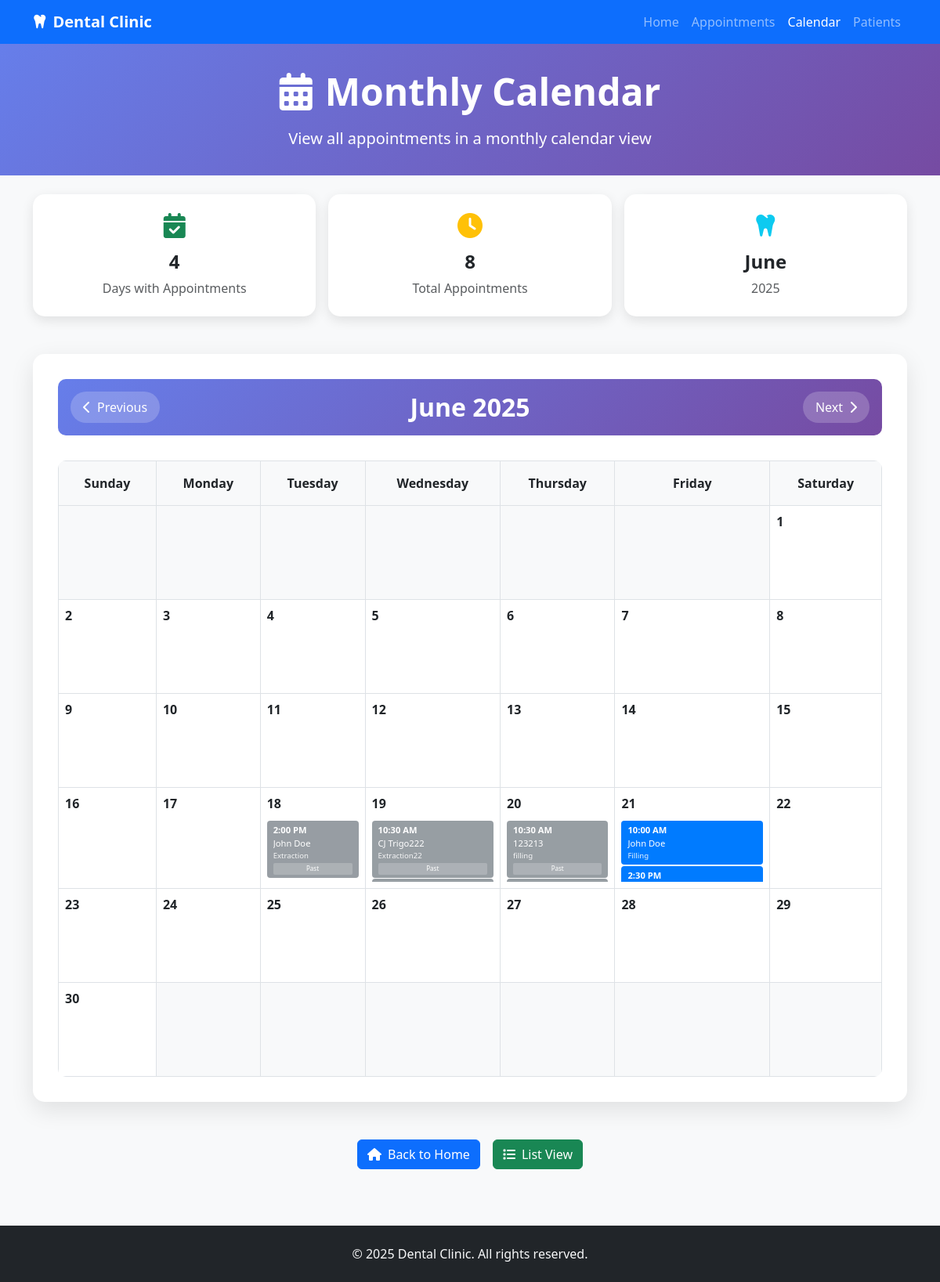
/calendar, run on the app's committed database.
### tables this page shows
CREATE TABLE "Appointments" (
                    ID INTEGER PRIMARY KEY AUTOINCREMENT,
                    PatientName TEXT NOT NULL,
                    Contact TEXT NOT NULL,
                    Date TEXT NOT NULL,
                    Time TEXT NOT NULL,
                    DentalCare TEXT NOT NULL
                );

### app.py (the view)
@app.route('/calendar')
def calendar_view():
    year = int(request.args.get('year', date.today().year))
    month = int(request.args.get('month', date.today().month))
    cal = calendar.monthcalendar(year, month)
    month_name = calendar.month_name[month]
    conn = sqlite3.connect(DB_FILE)
    cursor = conn.cursor()
    start_date = f"{year:04d}-{month:02d}-01"
    if month == 12:
        end_date = f"{year+1:04d}-01-01"
    else:
        end_date = f"{year:04d}-{month+1:02d}-01"
    cursor.execute("""
        SELECT * FROM Appointments
        WHERE Date >= ? AND Date < ?
        ORDER BY Date, Time
    """, (start_date, end_date))
    appointments = cursor.fetchall()
    conn.close()
    appointments_by_date = {}
    total_appointments = 0
    for appointment in appointments:
        app_date = appointment[3]  # Date field
        if app_date not in appointments_by_date:
            appointments_by_date[app_date] = []
        appointments_by_date[app_date].append(appointment)
        total_appointments += 1
    prev_month = month - 1 if month > 1 else 12
    prev_year = year if month > 1 else year - 1
    next_month = month + 1 if month < 12 else 1
    next_year = year if month < 12 else year + 1
    current_datetime = datetime.now().strftime('%Y-%m-%d %H:%M')
    return render_template('calendar.html',
                         calendar=cal,
                         month_name=month_name,
                         year=year,
                         month=month,
                         appointments_by_date=appointments_by_date,
                         total_appointments=total_appointments,
                         prev_month=prev_month,
                         prev_year=prev_year,
                         next_month=next_month,
                         next_year=next_year,
                         current_datetime=current_datetime)

### app.py (called while the page is built)
@app.template_filter('ampm')
def ampm_filter(value):
    try:
        t = datetime.strptime(value, "%H:%M")
        return t.strftime("%I:%M %p").lstrip('0')
    except Exception:
        return value  # fallback if parsing fails

### templates/calendar.html (shortened to what this page needs)
<!DOCTYPE html>
<html lang="en">
<head>
    <link href="https://cdn.jsdelivr.net/npm/bootstrap@5.3.0/dist/css/bootstrap.min.css" rel="stylesheet">
    <link href="https://cdnjs.cloudflare.com/ajax/libs/font-awesome/6.4.0/css/all.min.css" rel="stylesheet">
</head>
<body class="bg-light">
    <nav class="navbar navbar-expand-lg navbar-dark bg-primary">
        <div class="container">
            <a class="navbar-brand fw-bold" href="/">
                <i class="fas fa-tooth me-2"></i>Dental Clinic
            </a>
            <div class="collapse navbar-collapse" id="navbarNav">
                <ul class="navbar-nav ms-auto">
                    <li class="nav-item">
                        <a class="nav-link" href="/">Home</a>
                    </li>
                    <li class="nav-item">
                        <a class="nav-link" href="/appointments">Appointments</a>
                    </li>
                    <li class="nav-item">
                        <a class="nav-link active" href="/calendar">Calendar</a>
                    </li>
                    <li class="nav-item">
                        <a class="nav-link" href="/patients">Patients</a>
                    </li>
                </ul>
            </div>
        </div>
    </nav>
    <section class="page-header">
        <div class="container text-center">
            <h1 class="display-5 fw-bold mb-3">
                <i class="fas fa-calendar-alt me-3"></i>Monthly Calendar
            </h1>
            <p class="lead mb-0">View all appointments in a monthly calendar view</p>
        </div>
    </section>
    <section class="py-4">
        <div class="container">
            <div class="row g-3">
                <div class="col-md-4">
                    <div class="stats-card">
                        <i class="fas fa-calendar-check fa-2x text-success mb-3"></i>
                        <h4 class="fw-bold">{{ appointments_by_date|length }}</h4>
                        <p class="text-muted mb-0">Days with Appointments</p>
                    </div>
                </div>
                <div class="col-md-4">
                    <div class="stats-card">
                        <i class="fas fa-clock fa-2x text-warning mb-3"></i>
                        <h4 class="fw-bold">{{ total_appointments }}</h4>
                        <p class="text-muted mb-0">Total Appointments</p>
                    </div>
                </div>
                <div class="col-md-4">
                    <div class="stats-card">
                        <i class="fas fa-tooth fa-2x text-info mb-3"></i>
                        <h4 class="fw-bold">{{ month_name }}</h4>
                        <p class="text-muted mb-0">{{ year }}</p>
                    </div>
                </div>
            </div>
        </div>
    </section>
    <section class="py-4">
        <div class="container">
            <div class="calendar-container">
                <div class="calendar-header">
                    <div class="row align-items-center">
                        <div class="col-md-4">
                            <button type="button" class="nav-btn" onclick="navigateMonth('prev')">
                                <i class="fas fa-chevron-left me-2"></i>Previous
                            </button>
                        </div>
                        <div class="col-md-4 text-center">
                            <h2 class="mb-0 fw-bold">{{ month_name }} {{ year }}</h2>
                        </div>
                        <div class="col-md-4 text-end">
                            <button type="button" class="nav-btn" onclick="navigateMonth('next')">
                                Next<i class="fas fa-chevron-right ms-2"></i>
                            </button>
                        </div>
                    </div>
                </div>
                <div class="calendar-slide-container">
                    <div class="table-responsive">
                        <table class="calendar-table slide-in">
                            <thead>
                                <tr>
                                    <th>Sunday</th>
                                    <th>Monday</th>
                                    <th>Tuesday</th>
                                    <th>Wednesday</th>
                                    <th>Thursday</th>
                                    <th>Friday</th>
                                    <th>Saturday</th>
                                </tr>
                            </thead>
                            <tbody>
                                {% for week in calendar %}
                                <tr>
                                    {% for day in week %}
                                    {% set current_date = "%04d-%02d-%02d"|format(year, month, day) if day != 0 else "" %}
                                    {% set is_today = current_date == today_date if current_date else False %}
                                    {% set has_appointments = current_date in appointments_by_date %}
                                    <td class="{% if day == 0 %}other-month{% elif is_today %}today{% endif %}">
                                        {% if day != 0 %}
                                        <div class="calendar-day">{{ day }}</div>
                                        {% if has_appointments %}
                                            <div class="appointments-container">
                                                {% for appointment in appointments_by_date[current_date] %}
                                                {% set appointment_datetime = appointment[3] + ' ' + appointment[4] %}
                                                {% set is_past_appointment = appointment_datetime < current_datetime %}
                                                <div class="appointment-item {% if is_past_appointment %}past-appointment{% endif %}"
                                                     data-id="{{ appointment[0] }}"
                                                     data-patient="{{ appointment[1] }}"
                                                     data-date="{{ appointment[3] }}"
                                                     data-time="{{ appointment[4] }}"
                                                     data-care="{{ appointment[5] }}"
                                                     data-is-past="{{ 'true' if is_past_appointment else 'false' }}">
                                                    <div class="appointment-time">{{ appointment[4]|ampm }}</div>
                                                    <div class="appointment-patient">{{ appointment[1] }}</div>
                                                    <div class="appointment-care">{{ appointment[5] }}</div>
                                                    {% if is_past_appointment %}
                                                    <div class="past-indicator">Past</div>
                                                    {% endif %}
                                                </div>
                                                {% endfor %}
                                            </div>
                                        {% endif %}
                                        {% endif %}
                                    </td>
                                    {% endfor %}
                                </tr>
                                {% endfor %}
                            </tbody>
                        </table>
                    </div>
                </div>
            </div>
        </div>
    </section>
    <section class="py-4">
        <div class="container">
            <div class="d-flex flex-column flex-sm-row gap-3 justify-content-center">
                <a href="/" class="btn btn-primary btn-custom">
                    <i class="fas fa-home me-2"></i>Back to Home
                </a>
                <a href="/appointments" class="btn btn-success btn-custom">
                    <i class="fas fa-list me-2"></i>List View
                </a>
            </div>
        </div>
    </section>
    <footer class="bg-dark text-light py-4 mt-5">
        <div class="container text-center">
            <p class="mb-0">&copy; 2025 Dental Clinic. All rights reserved.</p>
        </div>
    </footer>
</body>
</html>

### templates/calendar.html (style rules this page uses)
.calendar-container { background: white; border-radius: 15px; box-shadow: 0 10px 30px rgba(0,0,0,0.1); padding: 2rem; }
.calendar-header { background: linear-gradient(135deg, #667eea 0%, #764ba2 100%); color: white; padding: 1rem; border-radius: 10px; margin-bottom: 2rem; }
.calendar-table { width: 100%; border-collapse: collapse; }
.calendar-table th { background: #f8f9fa; padding: 1rem; text-align: center; font-weight: 600; border: 1px solid #dee2e6; }
.calendar-table td { border: 1px solid #dee2e6; padding: 0.5rem; height: 120px; vertical-align: top; position: relative; }
.calendar-day { font-weight: 600; margin-bottom: 0.5rem; }
.appointments-container { max-height: 80px; overflow-y: auto; scrollbar-width: thin; scrollbar-color: #007bff #f8f9fa; }
.other-month { background-color: #f8f9fa; color: #6c757d; }
.appointment-item { background: #007bff; color: white; padding: 0.25rem 0.5rem; margin: 0.1rem 0; border-radius: 4px; font-size: 0.8rem; cursor: pointer; transition: all 0.3s ease; }
.appointment-time { font-weight: bold; font-size: 0.7rem; }
.appointment-patient { font-size: 0.7rem; white-space: nowrap; overflow: hidden; text-overflow: ellipsis; }
.appointment-care { font-size: 0.6rem; opacity: 0.9; }
.past-appointment { background: #6c757d !important; opacity: 0.7; }
.past-indicator { font-size: 0.5rem; background: rgba(255,255,255,0.2); padding: 0.1rem 0.3rem; border-radius: 2px; margin-top: 0.1rem; text-align: center; }
.nav-btn { background: rgba(255,255,255,0.2); border: none; color: white; padding: 0.5rem 1rem; border-radius: 25px; transition: all 0.3s ease; }
.stats-card { background: white; border-radius: 15px; box-shadow: 0 5px 15px rgba(0,0,0,0.1); padding: 1.5rem; text-align: center; transition: transform 0.3s ease; }
.page-header { background: linear-gradient(135deg, #667eea 0%, #764ba2 100%); color: white; padding: 2rem 0; }
.calendar-slide-container { position: relative; overflow: hidden; border-radius: 10px; }
.calendar-table { width: 100%; border-collapse: collapse; transition: transform 0.5s ease-in-out; }
.calendar-table.slide-in { transform: translateX(0); }

### data on the page
Appointments: Time "2:00 PM", PatientName "John Doe", DentalCare "Extraction", shows "Past"
Appointments: Time "10:30 AM", PatientName "CJ Trigo222", DentalCare "Extraction22", shows "Past"
Appointments: Time "10:30 AM", PatientName "123213", DentalCare "filling", shows "Past"
Appointments: Time "10:00 AM", PatientName "John Doe", DentalCare "Filling"
Appointments: Time "2:30 PM"

### other printed values
{{ appointments_by_date|length }} "4"
{{ total_appointments }} "8"
{{ month_name }} "June"
{{ year }} "2025"
{{ day }} "1" "2" "3" "4" "5" "6" "7" "8" "9" "10" "11" "12" "13" "14" "15" "16" "17" "18" "19" "20" "21" "22" "23" "24" "25" "26" "27" "28" "29" "30"
